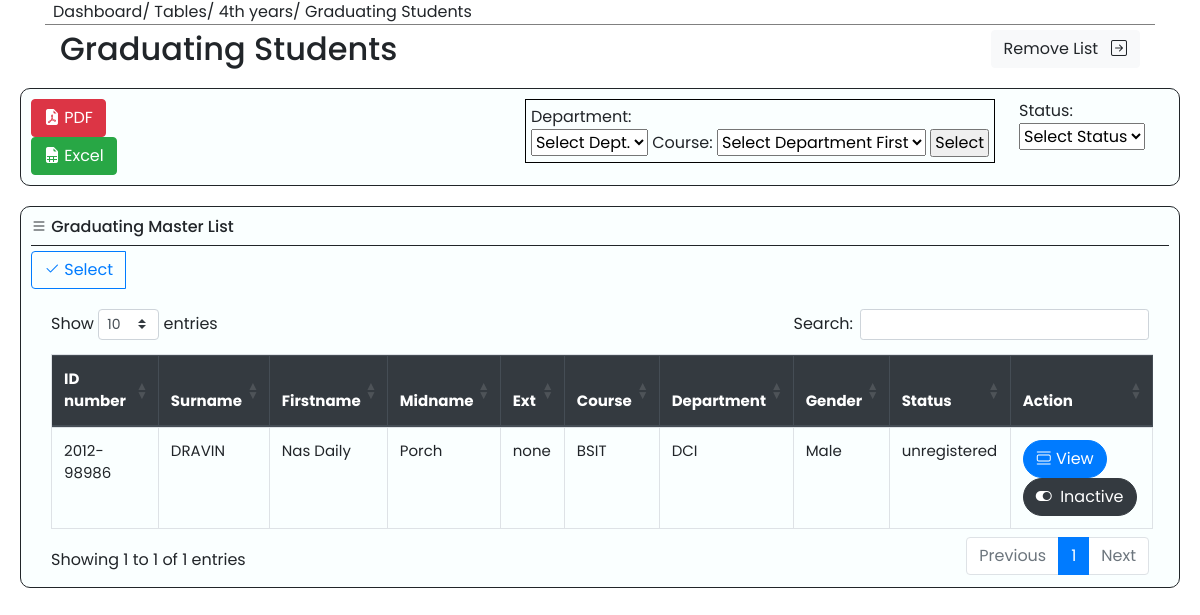
Page /user/table_graduating.php (signed in) on the committed database.
### tables this page shows
CREATE TABLE `student_info` (
  `id` int(11) NOT NULL,
  `id_number` varchar(50) NOT NULL,
  `surname` varchar(200) NOT NULL,
  `firstname` varchar(200) NOT NULL,
  `midname` varchar(200) NOT NULL,
  `ext` varchar(50) NOT NULL,
  `contact_number` varchar(100) NOT NULL,
  `house_num` varchar(255) NOT NULL,
  `st_purok` varchar(255) NOT NULL,
  `brgy` varchar(255) NOT NULL,
  `city` varchar(255) NOT NULL,
  `birthday` date NOT NULL,
  `place_of_birth` varchar(255) NOT NULL,
  `gender` varchar(100) NOT NULL,
  `working` varchar(100) NOT NULL
);

CREATE TABLE `courses` (
  `id` int(11) NOT NULL,
  `dept_id` int(11) NOT NULL,
  `course_abb` varchar(50) NOT NULL,
  `course_name` varchar(255) NOT NULL
);

CREATE TABLE `program_dept` (
  `dept_id` int(11) NOT NULL,
  `department_name` varchar(255) NOT NULL,
  `dept_code` varchar(50) NOT NULL,
  `dept_head` varchar(255) NOT NULL
);

CREATE TABLE `student_data` (
  `id` int(11) NOT NULL,
  `id_number` varchar(50) NOT NULL,
  `year_lvl` varchar(50) NOT NULL,
  `course` varchar(100) NOT NULL,
  `program_dept` varchar(255) NOT NULL,
  `status` varchar(100) NOT NULL DEFAULT '0',
  `graduating` int(11) NOT NULL DEFAULT 0,
  `gradReason` varchar(255) NOT NULL,
  `archive` int(11) NOT NULL DEFAULT 0,
  `reg-date` timestamp NOT NULL DEFAULT current_timestamp() ON UPDATE current_timestamp(),
  `archive_year` varchar(10) NOT NULL,
  `reason` varchar(255) NOT NULL
);

### user/table_graduating.php (the view, shortened to what this page needs)
<?php
include 'header.php';
?>
<?php
$i = 0;
$reg = '';
$regLink = '';
$dept = '';
$course = '';
?>
<div class="container" >
  <div style="border-bottom: 1px solid grey; margin-bottom: 5px;" >
    <span class="p-2">Dashboard/ Tables/ 4th years/ Graduating Students</span>
  </div>
</div>
<div class="container">
    <div  class="col-md-12">
      <h2>Graduating Students<a href="table_remove_list.php" class="btn btn-light" style="float: right;">Remove List&nbsp;&nbsp; <i class="bi bi-arrow-right-square"></i></a></h2>
    </div>
</div>
<div style="border:1px solid; margin:20px; padding:10px; border-radius:10px; background-color:    hsl(180, 100%, 99%);" class="">
<div class="row">
    <div class="col-md-2">
      <a id='pdfBtn' class="btn btn-danger"  data-toggle='modal' data-target='#pdfmodal'><i class="bi bi-file-earmark-pdf-fill"></i> PDF</a>
      <a id="excelBtn" href="excel_table_gen.php?graduating=1&head=Graduating<?=$regLink?>" class="btn btn-success"><i class="bi bi-file-earmark-spreadsheet-fill"></i> Excel</a>
    </div>
    <div class="col-md-10">
      <div class="float-right mr-4">
        <span>Status: </span>
      <form id="submit_reg" action="table_GnonG.php" method='POST'>
          <select id="reg" name="grad">
            <option selected='' disabled='' value='<?=$_GET['reg']?>'><?php if(isset($_GET['reg'])){ echo $_GET['reg']; }else echo 'Select Status';?></option>
          </select>
      </form>
      </div>
      <div class="float-right mr-4" style="border: 1px solid black; padding: 5px">
        <span>Department: </span><br>
        <form action="table_GnonG.php<?php if(isset($_GET['reg'])){echo '?reg='.$_GET['reg'];}?>" method="POST">
        <select id="dept" class="dept" name='program_dept'>
          <option value="" selected disabled="">Select Dept.</option>
        <?php
      include 'dbcon.php';
      ?></select>
       <span>Course: </span>
        <select name="course" id="course">
          <option value="" selected="" disabled="">Select Department First</option>
      </select>
          <input type="submit" name="select_dept&course" value="Select" style="padding-right: 3px; padding-left: 3px;">
        </form>
      </div>
    </div>
</div>
</div>
<div style="border:1px solid; margin:20px; padding:10px; border-radius:10px; background-color:    hsl(180, 100%, 99%);">
  <div style="border-bottom: 1px solid; margin-bottom: 5px">
      <h6><i class="bi bi-list"></i> Graduating Master List</h6>
  </div>
  <div class="btn-group" id="btn-table">
    <button id="btn" class="btn btn-outline-primary"><i class="bi bi-check2"></i> Select</button>
  </div>
  <div class='' style="margin-right: 20px; margin-left: 20px; padding-top: 20px;">
    <form id="select" action="selected_st.php" method="POST" target="_blank">
      <input type="hidden" name="grad" value="Graduating Student's Masterlist">
      <table style="font-size: 15px;" class=" table table-hover table-bordered"  id="table">
        <?php
          $query = "SELECT `student_info`.`id` AS id, `student_info`.`id_number` AS id_number, `student_info`.`surname` AS surname, `student_info` .`firstname` AS firstname,`student_info`.`midname` AS midname, `student_info`.`ext` AS ext, `student_data`.`year_lvl` AS year_lvl, `courses`.`course_abb` AS course_abb, `program_dept`.dept_code AS dept_code, `student_info`.`gender` AS gender, `student_data`.`status` AS status, `email_accounts`.`active` AS active  FROM `student_info` LEFT JOIN student_data ON `student_info`.`id_number` = `student_data`.`id_number` INNER JOIN courses ON student_data.course = courses.id INNER JOIN program_dept ON student_data.program_dept = program_dept.dept_id INNER JOIN email_accounts ON email_accounts.id_number = student_info.id_number  WHERE student_data.year_lvl = '4' AND student_data.archive = '0' AND student_data.graduating = '1' $reg $dept $course";
          $result = $conn->query($query);
                ?>
            <thead class="thead-dark">
                       <th>ID number</th>
                       <th>Surname</th>
                       <th>Firstname</th>
                       <th>Midname</th>
                       <th width="5%">Ext</th>
                       <th>Course</th>
                       <th>Department</th>
                       <th>Gender</th>
                       <th>Status</th>
                       <th>Action</th>
                    </thead>
               <?php
                while( $row = $result->fetch_assoc()):
                  ?>
                    <tr class="">
                        <td><input style="margin-right: 3px" id="checkbox<?=$i ?>" type="checkbox" name="id<?php echo $i; ?>" value="<?php echo  $row['id_number']?>"><?php echo $row['id_number']?></td>
                        <td><?php echo  $row['surname']?></td>
                        <td><?php echo  $row['firstname']?></td>
                        <td><?php echo  $row['midname']?></td>
                        <td><?php
                        if($row['ext']==''){
                          $ext = 'none';
                         }else{
                          $ext = $row['ext'];
                         }
                           echo  $ext;
                        ?></td>
                        <td><?php echo  $row['course_abb']?></td>
                        <td><?php echo  $row['dept_code']?></td>
                        <td><?php echo  $row['gender']?></td>
                        <td><?php echo  $row['status']?></td>
                        <td>
                        <button style="border-radius: 25px" type="button" class="btn btn-primary"  data-toggle="modal" data-target="#viewmodal<?php echo $row['id']; ?>"><i class="bi bi-view-list"></i> View</button><?php include "student_modalView.php"; ?>
                        <span id="<?=$row['id_number']?>">
                        <?php if($row['active'] == 1){
                        ?>
                        <span style="border-radius: 25px" class="btn btn-success"><i class="bi bi-toggle-off"></i><span style="margin-left: 8px; margin-right: 9px"> Active</span></span>
                        <?php }else{ ?>
                        <span style="border-radius: 25px" class="btn btn-dark"><i class="bi bi-toggle-on"></i> &nbsp;Inactive</span>
                      <?php } ?>
                        </span>
              <?php
              $i++;
              endwhile;
               ?>
<?php
include 'footer.php';
 ?>

### user/css/nav.css (style rules this page uses)
* { margin: 0; padding: 0; box-sizing: border-box; font-family: "Poppins", sans-serif; }

### rows in the picture
student_info: id_number "2012-98986", surname "DRAVIN", firstname "Nas Daily", midname "Porch", ext "none", courses.course_abb "BSIT", program_dept.dept_code "DCI", gender "Male", student_data.status "unregistered"
